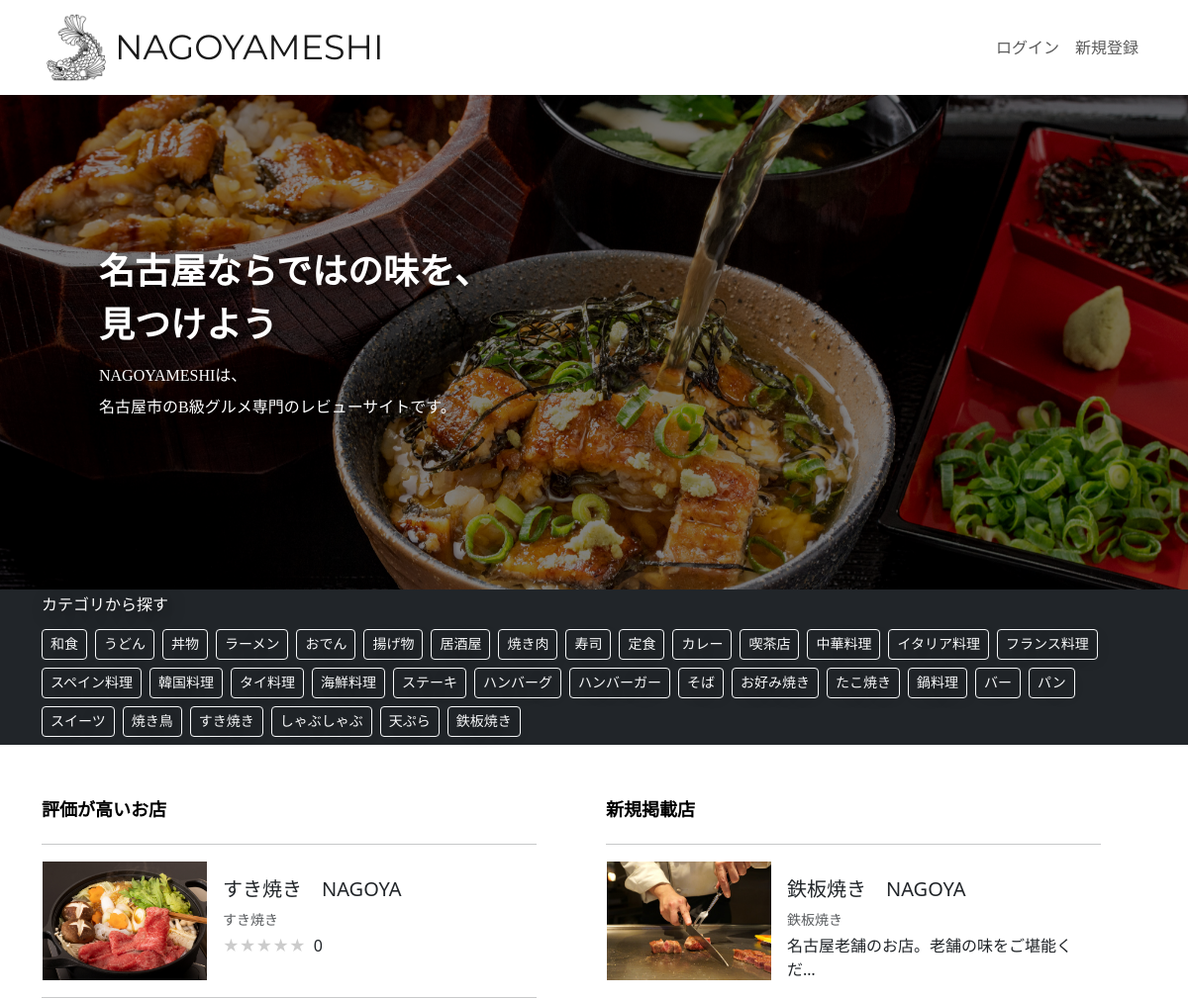
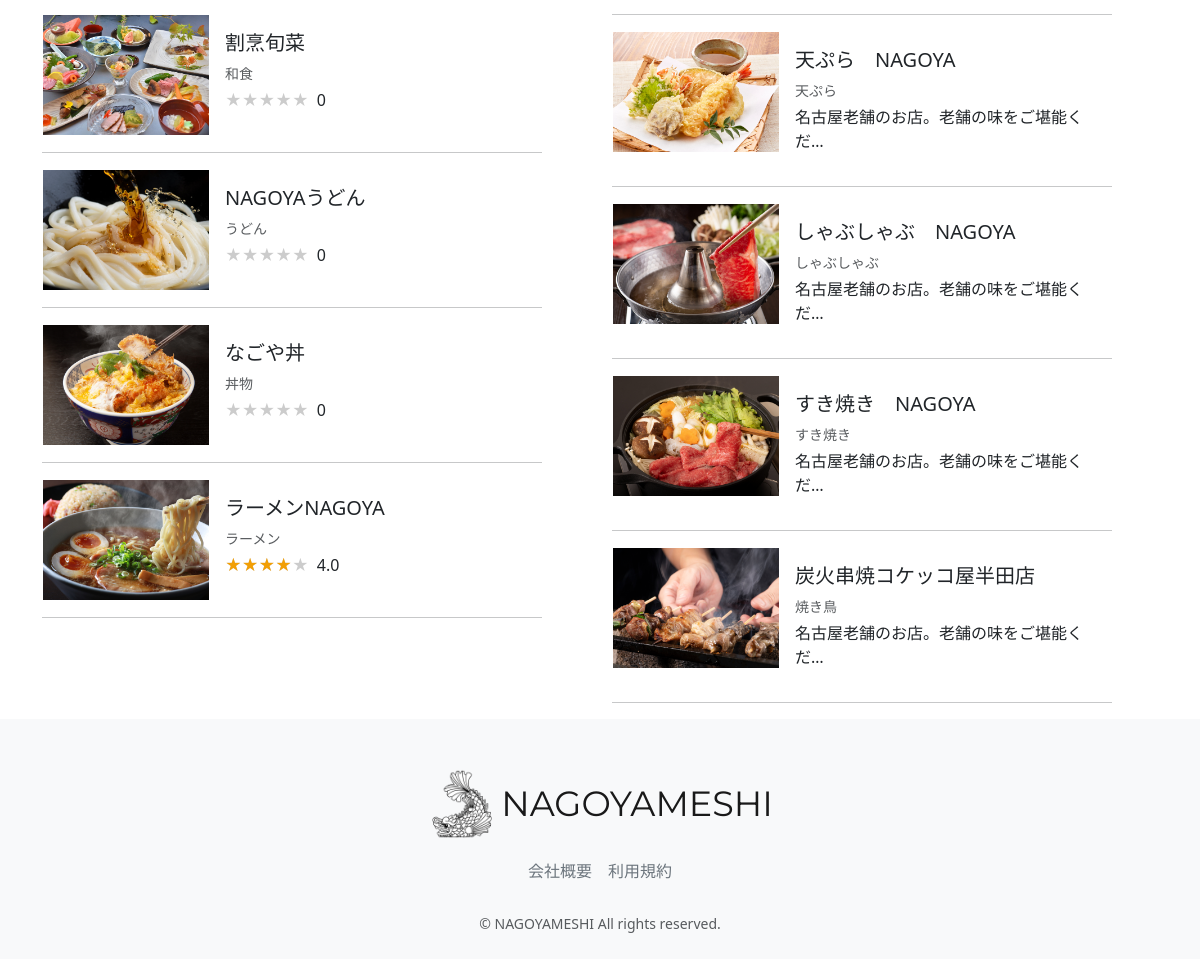
The page / on the database its author committed (2 pictures, top to bottom).
### restaurant/models.py (models this page shows, shortened)
class Category(models.Model):
    name = models.CharField(verbose_name="カテゴリー名", max_length=64)
    photo = models.ImageField(verbose_name="写真", blank=True, null=True)
    class Meta:
        verbose_name = 'カテゴリー一覧'
        verbose_name_plural = "テゴリー一覧"
    def __str__(self):
        return self.name

class Restaurant(models.Model):
    name = models.CharField(verbose_name="店舗名", max_length=64)
    description = models.CharField(verbose_name="説明", max_length=128)
    price = models.CharField(verbose_name="価格帯", max_length=32)
    zip_code = models.CharField(verbose_name="郵便番号", max_length=32)
    address = models.CharField(verbose_name="住所", max_length=128)
    business_time = models.CharField(verbose_name="営業時間", max_length=64)
    close_day_of_week = models.CharField(verbose_name="定休日", max_length=32)
    seats_number = models.CharField(verbose_name="座席数", max_length=32)
    category = models.ForeignKey(
        Category, verbose_name="カテゴリー", on_delete=models.PROTECT
    )
    rate = models.FloatField(verbose_name="レート", default=0.0)
    review_num = models.IntegerField(verbose_name="レビュー数", default=0)
    reservation_num = models.IntegerField(verbose_name="予約数", default=0)
    photo = models.ImageField(verbose_name="写真", blank=True, null=True)
    created_at = models.DateTimeField(verbose_name="作成日時", auto_now_add=True)
    updated_at = models.DateTimeField(verbose_name="更新日時", auto_now=True)
    class Meta:
        verbose_name = '店舗一覧'
        verbose_name_plural = "店舗一覧"

### restaurant/views.py (the view)
# urls.py: path("", views.TopPageView.as_view(), name="top_page"),
class TopPageView(generic.ListView):
    template_name = "top_page.html"
    model = models.Restaurant
    queryset = models.Restaurant.objects.order_by("-rate")
    context_object_name = ""
    def get_context_data(self, **kwargs):
        if "price_session" in self.request.session:
            self.request.session["price_session"] = 0
        if "keyword_session" in self.request.session:
            self.request.session["keyword_session"] = ""
        if "category_session" in self.request.session:
            self.request.session["category_session"] = ""
        if "select_sort" in self.request.session:
            self.request.session["select_sort"] = "-created_at"
        context = super(TopPageView, self).get_context_data(**kwargs)
        category_list = models.Category.objects.all()
        new_restaurant_list = models.Restaurant.objects.all().order_by("-created_at")
        average_rate_list = []
        average_rate_star_list = []
        for restaurant in context["restaurant_list"]:
            average_rate = models.Review.objects.filter(
                restaurant=restaurant
            ).aggregate(Avg("rate"))
            average_rate = (
                average_rate["rate__avg"]
                if average_rate["rate__avg"] is not None
                else 0
            )
            average_rate_list.append(round(average_rate, 2))
            if average_rate % 1 == 0:
                average_rate = int(average_rate)
            else:
                average_rate = round(average_rate * 2) / 2
            average_rate_star_list.append(average_rate)
        context.update(
            {
                "category_list": category_list,
                "new_restaurant_list": new_restaurant_list,
                "restaurant_list": zip(
                    self.queryset, average_rate_list, average_rate_star_list
                ),
            }
        )
        return context

### restaurant/templates/top_page.html (shortened to what this page needs)
{% extends 'layout/base.html' %}
{% load static %}
{% block stylesheet %}
<link rel="stylesheet" href="https://cdn.jsdelivr.net/npm/swiper@8/swiper-bundle.min.css">
{% endblock %}
{% block content %}
<main>
  <div>
    <div class="swiper">
      <div class="swiper-wrapper">
        <div class="swiper-slide"><img src="{% static 'images/main/main1.JPG' %}">
        </div>
        <div class="swiper-slide"><img src="{% static 'images/main/main3.JPG' %}">
        </div>
        <div class="d-flex align-items-center overlay-background">
          <div class="container nagoyameshi-container overlay-text">
            <h1 class="text-white catchphrase-heading">名古屋ならではの味を、<br>見つけよう</h1>
            <p class="text-white catchphrase-paragraph">NAGOYAMESHIは、<br>名古屋市のB級グルメ専門のレビューサイトです。</p>
          </div>
        </div>
      </div>
    </div>
  </div>
  <div class="bg-dark">
    <div class="container nagoyameshi-container">
      <h2 class="text-white catchphrase-paragraph">カテゴリから探す</h2>
      <div class="catchphrase-paragraph mb-5">
        {% for category in category_list %}
        {% if forloop.counter < 35 %}
        <a href="{% url 'restaurant_list' %}?category={{ category.name }}&button_type=category"  class="btn btn-outline-light btn-sm me-1 mb-2">{{ category.name }}</a>
        {% endif %}
        {% endfor %}
      </div>
    </div>
  </div>
  <div class="container nagoyameshi-container">
    <div class="row">
      <div class="col-sm-5 col-md-6">
        <div class="user-search-top-box">
          <h2 class="text-black catchphrase">評価が高いお店</h2>
          <hr width="100%">
          {% for restaurant,rate,rate_star in restaurant_list %}
          {% if forloop.counter <= 5 %}
          <a href="{% url 'restaurant_detail' restaurant.id %}" class="link-dark card-link">
            <div class="card mb-3  border-white" style="max-width: 500px;">
              <div class="row g-0">
                <div class="col-md-4">
                  {% if restaurant.photo %}
                  <img src="{{ restaurant.photo.url }}" class="vertical-card-image">
                  {% endif %}
                </div>
                <div class="col-md-8">
                  <div class="card-body">
                    <h5 class="card-title">{{ restaurant.name }}</h5>
                    <div class="text-muted small mb-1">
                      <div class="d-inline-block">
                        {{ restaurant.category }}
                      </div>
                    </div>
                    <p class="card-text">
                      <span class="star-rating me-1" data-rate="{{ rate_star }}"></span>
                      {{ rate }}
                    </p>
                  </div>
                </div>
              </div>
            </div>
          </a>
          <hr width="100%">
          {% endif %}
          {% endfor %}
        </div>
      </div>
      <div class="col-sm-5 offset-sm-2 col-md-6 offset-md-0">
        <div class="user-search-top-box">
          <h2 class="text-black catchphrase">新規掲載店</h2>
          <hr width="100%">
            {% for new_restaurant in new_restaurant_list %}
            {% if forloop.counter <= 5 %}
              <a href="{% url 'restaurant_detail' new_restaurant.id %}" class="link-dark card-link">
                <div class="card mb-3  border-white" style="max-width: 500px;">
                  <div class="row g-0">
                    <div class="col-md-4">
                      {% if new_restaurant.photo %}
                      <img src="{{ new_restaurant.photo.url }}" class="vertical-card-image">
                      {% endif %}
                    </div>
                    <div class="col-md-8">
                      <div class="card-body">
                        <h5 class="card-title">{{ new_restaurant.name }}</h5>
                        <div class="text-muted small mb-1">
                          <div class="d-inline-block">
                            {{ new_restaurant.category }}
                          </div>
                        </div>
                        <p class="card-text">{{ new_restaurant.description|truncatechars:20 }}</p>
                      </div>
                    </div>
                  </div>
                </div>
              </a>
              <hr width="100%">
              {% endif %}
            {% endfor %}
        </div>
      </div>
    </div>
  </div>
</main>
{% endblock %}

### static/css/nagoyameshi.css (style rules this page uses)
h1 { font-size: 1.5rem; }
h2 { font-size: 1.375rem; }
.user-search-top-box { max-width: 500px; }
a { text-decoration: none !important; }
.vertical-card-image { width: 100%; height: 120px; object-fit: cover; }
.swiper { width: 100%; height: 500px; }
.swiper img { width: 100%; height: 500px; object-fit: cover; }
.overlay-background { position: absolute; width: 100%; height: 100%; background-color: rgba(0, 0, 0, 0.5); z-index: 10; }
.overlay-text { padding: 0 70px; }
.catchphrase-heading { font-size: 36px; line-height: 1.5; font-family: 'Noto Serif JP', serif; font-weight: 600; text-shadow: 0.25rem 0.25rem 1rem rgb(0 0 0 / 60%); }
.catchphrase-paragraph { font-size: 16px; line-height: 2; font-family: 'Noto Serif JP', serif; font-weight: 400; text-shadow: 0.25rem 0.25rem 1rem rgb(0 0 0 / 60%); }
.catchphrase { font-size: 18px; line-height: 2; font-family: 'Noto Serif JP', serif; font-weight: bold; }
.card-link { transition: 0.3s; }
.star-rating { position: relative; z-index: 0; display: inline-block; white-space: nowrap; color: #CCCCCC; }
.star-rating:before, .star-rating:after { content: '★★★★★'; }
.star-rating:after { position: absolute; z-index: 1; top: 0; left: 0; overflow: hidden; white-space: nowrap; color: #F29F05; }
.star-rating[data-rate="4"]:after { width: 80%; }
.star-rating[data-rate="0"]:after { width: 0%; }

### rows shown on the page
Category: name "和食"
Category: name "うどん"
Category: name "丼物"
Category: name "ラーメン"
Category: name "おでん"
Category: name "揚げ物"
Category: name "居酒屋"
Category: name "焼き肉"
Category: name "寿司"
Category: name "定食"
Category: name "カレー"
Category: name "喫茶店"
Category: name "中華料理"
Category: name "イタリア料理"
Category: name "フランス料理"
Category: name "スペイン料理"
Category: name "韓国料理"
Category: name "タイ料理"
Category: name "海鮮料理"
Category: name "ステーキ"
Category: name "ハンバーグ"
Category: name "ハンバーガー"
Category: name "そば"
Category: name "お好み焼き"
Category: name "たこ焼き"
Category: name "鍋料理"
Category: name "バー"
Category: name "パン"
Category: name "スイーツ"
Category: name "焼き鳥"
Category: name "すき焼き"
Category: name "しゃぶしゃぶ"
Category: name "天ぷら"
Category: name "鉄板焼き"
Restaurant: photo (picture), name "すき焼き NAGOYA", category "すき焼き", rate "0", description "名古屋老舗のお店。老舗の味をご堪能くだ…"
Restaurant: photo (picture), name "割烹旬菜", category "和食", rate "0"
Restaurant: photo (picture), name "NAGOYAうどん", category "うどん", rate "0"
Restaurant: photo (picture), name "なごや丼", category "丼物", rate "0"
Restaurant: photo (picture), name "ラーメンNAGOYA", category "ラーメン", rate "4.0"
Restaurant: photo (picture), name "鉄板焼き NAGOYA", category "鉄板焼き", description "名古屋老舗のお店。老舗の味をご堪能くだ…"
Restaurant: photo (picture), name "天ぷら NAGOYA", category "天ぷら", description "名古屋老舗のお店。老舗の味をご堪能くだ…"
Restaurant: photo (picture), name "しゃぶしゃぶ NAGOYA", category "しゃぶしゃぶ", description "名古屋老舗のお店。老舗の味をご堪能くだ…"
Restaurant: photo (picture), name "炭火串焼コケッコ屋半田店", category "焼き鳥", description "名古屋老舗のお店。老舗の味をご堪能くだ…"
